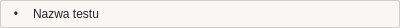
<?xml version='1.0' encoding='utf-8'?>
<ui version="4.0">
 <class>TestRow</class>
 <widget class="QFrame" name="TestRow">
  <property name="geometry">
   <rect>
    <x>0</x>
    <y>0</y>
    <width>400</width>
    <height>28</height>
   </rect>
  </property>
  <property name="cursor">
   <cursorShape>PointingHandCursor</cursorShape>
  </property>
  <property name="toolTip">
   <string>Kliknij, by uruchomić ten test i zobaczyć symulację</string>
  </property>
  <layout class="QHBoxLayout" name="rowLayout">
   <property name="spacing">
    <number>8</number>
   </property>
   <property name="leftMargin">
    <number>6</number>
   </property>
   <property name="topMargin">
    <number>4</number>
   </property>
   <property name="rightMargin">
    <number>6</number>
   </property>
   <property name="bottomMargin">
    <number>4</number>
   </property>
   <item>
    <widget class="QLabel" name="rowIcon">
     <property name="minimumSize">
      <size>
       <width>18</width>
       <height>0</height>
      </size>
     </property>
     <property name="maximumSize">
      <size>
       <width>18</width>
       <height>16777215</height>
      </size>
     </property>
     <property name="text">
      <string>•</string>
     </property>
     <property name="alignment">
      <set>Qt::AlignCenter</set>
     </property>
     <property name="styleSheet">
      <string>color:#242424; background:transparent;</string>
     </property>
    </widget>
   </item>
   <item>
    <widget class="QLabel" name="rowLabel">
     <property name="text">
      <string>Nazwa testu</string>
     </property>
     <property name="wordWrap">
      <bool>true</bool>
     </property>
     <property name="styleSheet">
      <string>color:#242424; background:transparent;</string>
     </property>
    </widget>
   </item>
  </layout>
  <property name="styleSheet">
   <string>QFrame#TestRow { background:#F8F7F4; border:1px solid #D0CEC8; border-radius:2px; }</string>
  </property>
 </widget>
 <resources />
 <connections />
</ui>
